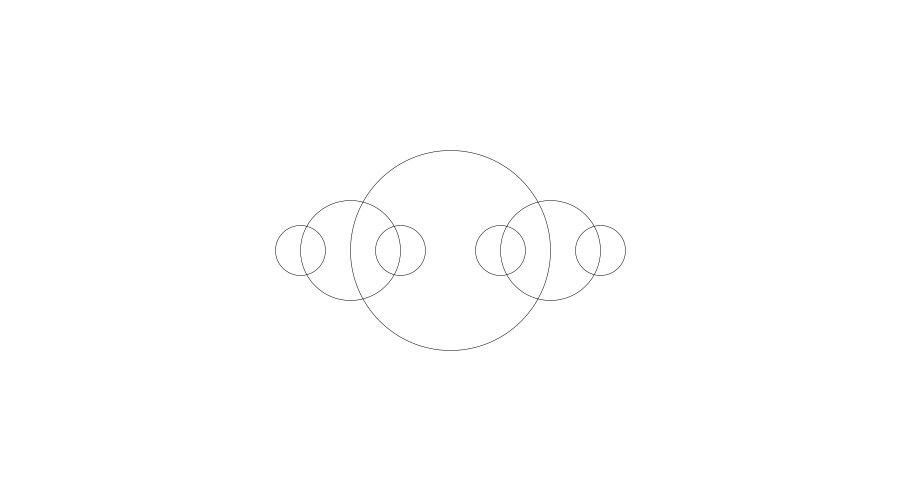
Frame 1 (no input)
Frame 60 (the mouse pressed at the canvas centre just before this capture): identical to frame 1, image omitted
Frame 120 (the mouse held since frame 60 and released just before this capture): identical to frame 1, image omitted

The Processing sketch that drew this single still picture (run headless with seeded random() and noise(); from frame 60 on, the mouse is pressed at the canvas centre):

// Processing sketch: e02_rekurencyjna_elipsa_podwojna
// ── e02_rekurencyjna_elipsa_podwojna.pde
void setup() 
{
  size(900, 500);
  strokeWeight(0.5);
  noFill();
}

void draw()
{
  background(255);
  elipsa_zakrecona2(width/2, height/2, 200);
}

void elipsa_zakrecona2(float x, float y, float srednica) 
{
   if(srednica >= 50) 
   {
      ellipse(x, y, srednica, srednica);
      elipsa_zakrecona2(x-srednica*0.5, y, srednica * 0.5);
      elipsa_zakrecona2(x+srednica*0.5, y, srednica * 0.5);
   }
}
